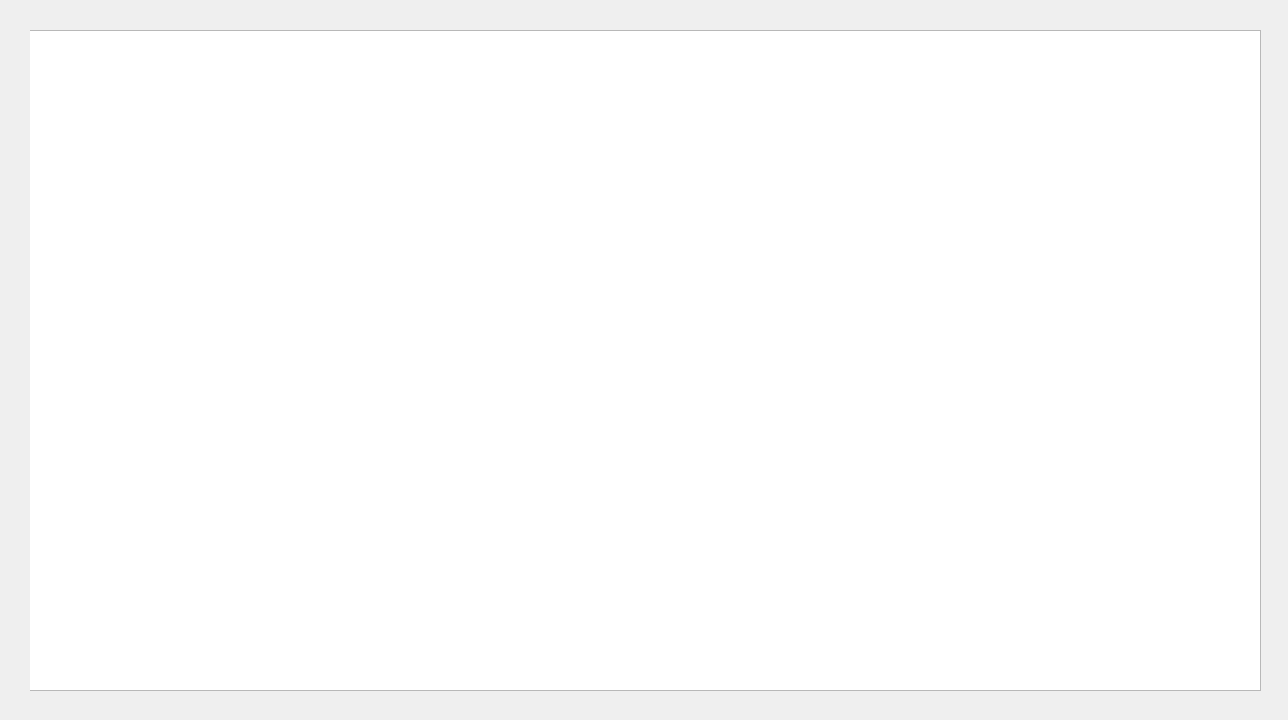
<?xml version="1.0" encoding="UTF-8"?>
<ui version="4.0">
 <class>Form</class>
 <widget class="QWidget" name="Form">
  <property name="geometry">
   <rect>
    <x>0</x>
    <y>0</y>
    <width>1288</width>
    <height>720</height>
   </rect>
  </property>
  <property name="windowTitle">
   <string>Form</string>
  </property>
  <widget class="QStackedWidget" name="stackedShow">
   <property name="geometry">
    <rect>
     <x>30</x>
     <y>20</y>
     <width>1231</width>
     <height>671</height>
    </rect>
   </property>
   <widget class="QWidget" name="showDf">
    <widget class="QTextBrowser" name="textBrowser">
     <property name="geometry">
      <rect>
       <x>-10</x>
       <y>10</y>
       <width>1241</width>
       <height>661</height>
      </rect>
     </property>
    </widget>
   </widget>
   <widget class="QWidget" name="page_2"/>
  </widget>
 </widget>
 <resources/>
 <connections/>
</ui>
